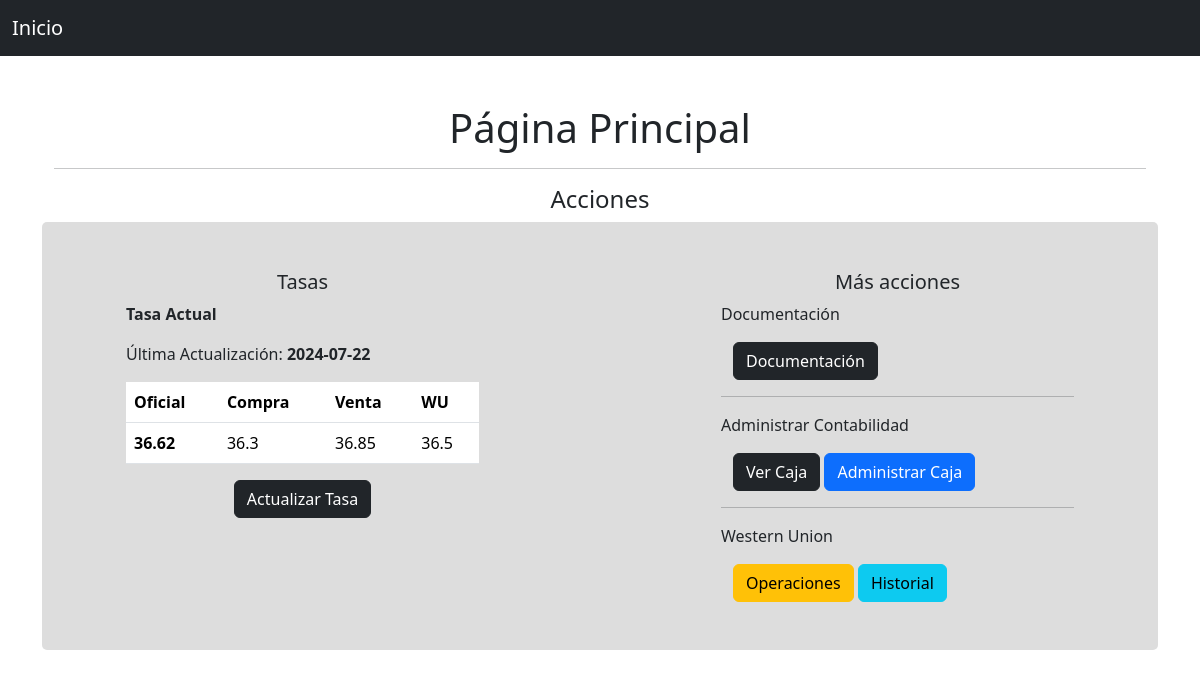
The app's page /, older data.
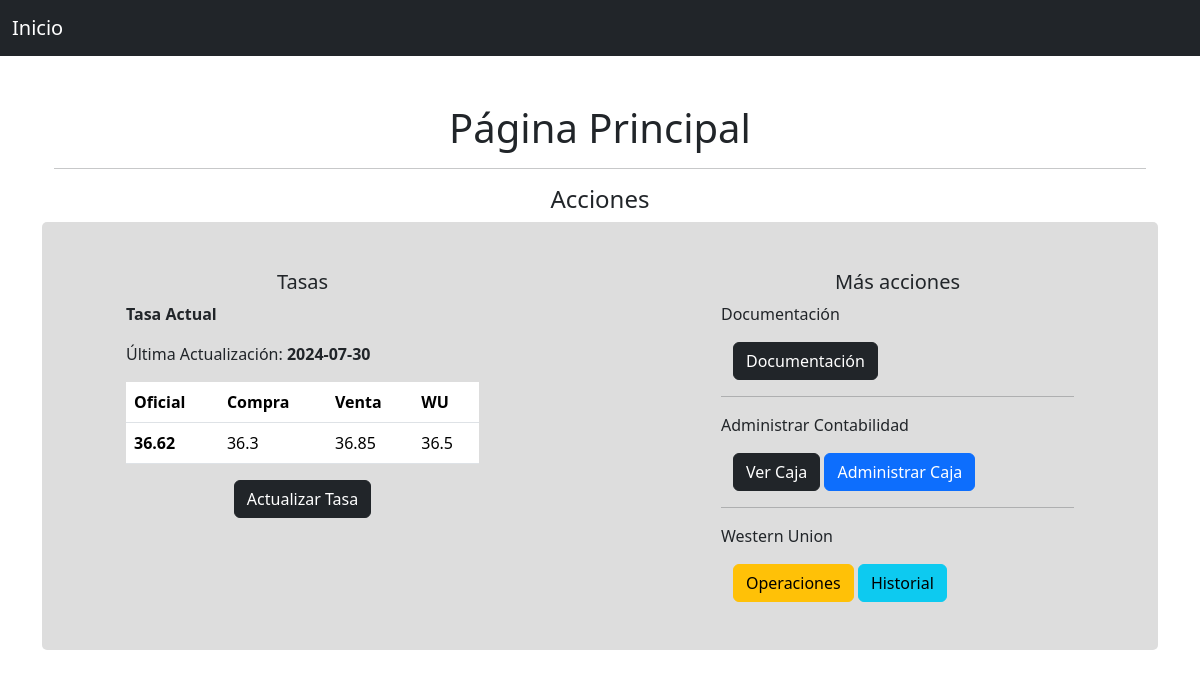
The same page, newer data.
### app/models/tasa.py (models this page shows)
class Tasa(db.Model):
    id = db.Column(db.Integer, primary_key=True)
    fecha = db.Column(db.Date, nullable=False, default=datetime.utcnow)
    tasa_oficial = db.Column(db.Float, nullable=False)
    tasa_compra = db.Column(db.Float, nullable=False)
    tasa_venta = db.Column(db.Float, nullable=False)
    tasa_wu = db.Column(db.Float, nullable=False)

### app/views/main.py (the view)
@main.route('/')
def index():
    tasa = Tasa.query.order_by(Tasa.id.desc()).first()
    return render_template('main/index.html',tasa=tasa)

### app/templates/main/index.html (shortened to what this page needs)
{%extends 'base.html'%}
{%block content%}
<div class="container text-center">
    <h1>Página Principal</h1>
    <hr>
</div>
<div class="container">
    <h4 class="text-center">Acciones</h4>
    <div class="row d-flex justify-content-between p-5" style="background-color: rgb(221, 221, 221); border-radius: 5px;">
        <div class="col-sm-5">
            <div class="container">
                <h5 class="text-center">Tasas</h5>
                <div class="container">
                    {% if tasa %}
                        <p><b>Tasa Actual</b></p>
                        <p>Última Actualización: <b>{{tasa.fecha}}</b></p>
                        <table class="table">
                            <thead>
                              <tr>
                                <th scope="col">Oficial</th>
                                <th scope="col">Compra</th>
                                <th scope="col">Venta</th>
                                <th scope="col">WU</th>
                              </tr>
                            </thead>
                            <tbody>
                              <tr>
                                <th>{{tasa.tasa_oficial}}</th>
                                <td>{{tasa.tasa_compra}}</td>
                                <td>{{tasa.tasa_venta}}</td>
                                <td>{{tasa.tasa_wu}}</td>
                              </tr>
                            </tbody>
                        </table>
                        <div class="container text-center">
                            <a href="{{url_for('main.set_tasa')}}" class="btn btn-dark">Actualizar Tasa</a>
                        </div>
                    {%else%}
                        <p>No se ha fijado la Tasa</p>
                        <a href="{{url_for('main.set_tasa')}}" class="btn btn-dark">Fijar Tasa</a>
                    {% endif %}
                </div>
            </div>
        </div>
        <div class="col-sm-5">
            <div class="container">
                <h5 class="text-center">Más acciones</h5>
                <div class="container">
                    <p>Documentación</p>
                    <div class="container">
                        <a href="{{url_for('auth.documentation')}}" class="btn btn-dark">Documentación</a>
                    </div>
                    <hr>
                    <p>Administrar Contabilidad</p>
                    <div class="container">
                        <a href="{{url_for('main.get_caja')}}" class="btn btn-dark">Ver Caja</a>
                        <a href="{{url_for('main.set_caja')}}" class="btn btn-primary">Administrar Caja</a>
                    </div>
                    <hr>
                    <p>Western Union</p>
                    <div class="container">
                        <a href="{{url_for('main.operaciones_wu')}}" class="btn btn-warning">Operaciones</a>
                        <a href="{{url_for('main.historial_wu')}}" class="btn btn-info">Historial</a>
                    </div>
                </div>
            </div>
        </div>
    </div>
</div>
{%endblock%}

Row changes from the older to the newer data that the page shows:
removed Tasa: fecha "2024-07-22", tasa_oficial "36.62", tasa_compra "36.3", tasa_venta "36.85", tasa_wu "36.5"
now on this page (row edited): Tasa: fecha "2024-07-30", tasa_oficial "36.62", tasa_compra "36.3", tasa_venta "36.85", tasa_wu "36.5"
